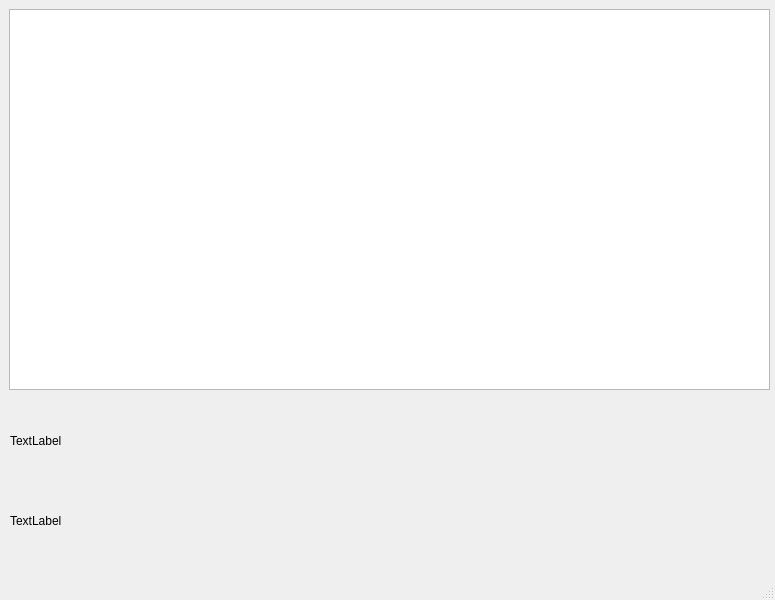
<?xml version="1.0" encoding="UTF-8"?>
<ui version="4.0">
 <class>MainWindow</class>
 <widget class="QMainWindow" name="MainWindow">
  <property name="geometry">
   <rect>
    <x>0</x>
    <y>0</y>
    <width>775</width>
    <height>600</height>
   </rect>
  </property>
  <property name="windowTitle">
   <string>MainWindow</string>
  </property>
  <widget class="QWidget" name="centralwidget">
   <widget class="QTextEdit" name="textEdit">
    <property name="geometry">
     <rect>
      <x>9</x>
      <y>9</y>
      <width>761</width>
      <height>381</height>
     </rect>
    </property>
    <property name="font">
     <font>
      <family>Consolas</family>
     </font>
    </property>
   </widget>
   <widget class="QLabel" name="label">
    <property name="geometry">
     <rect>
      <x>10</x>
      <y>400</y>
      <width>761</width>
      <height>81</height>
     </rect>
    </property>
    <property name="text">
     <string>TextLabel</string>
    </property>
   </widget>
   <widget class="QLabel" name="label_2">
    <property name="geometry">
     <rect>
      <x>10</x>
      <y>500</y>
      <width>761</width>
      <height>41</height>
     </rect>
    </property>
    <property name="text">
     <string>TextLabel</string>
    </property>
   </widget>
  </widget>
  <widget class="QMenuBar" name="menubar">
   <property name="geometry">
    <rect>
     <x>0</x>
     <y>0</y>
     <width>775</width>
     <height>21</height>
    </rect>
   </property>
  </widget>
  <widget class="QStatusBar" name="statusbar"/>
 </widget>
 <resources/>
 <connections/>
</ui>
